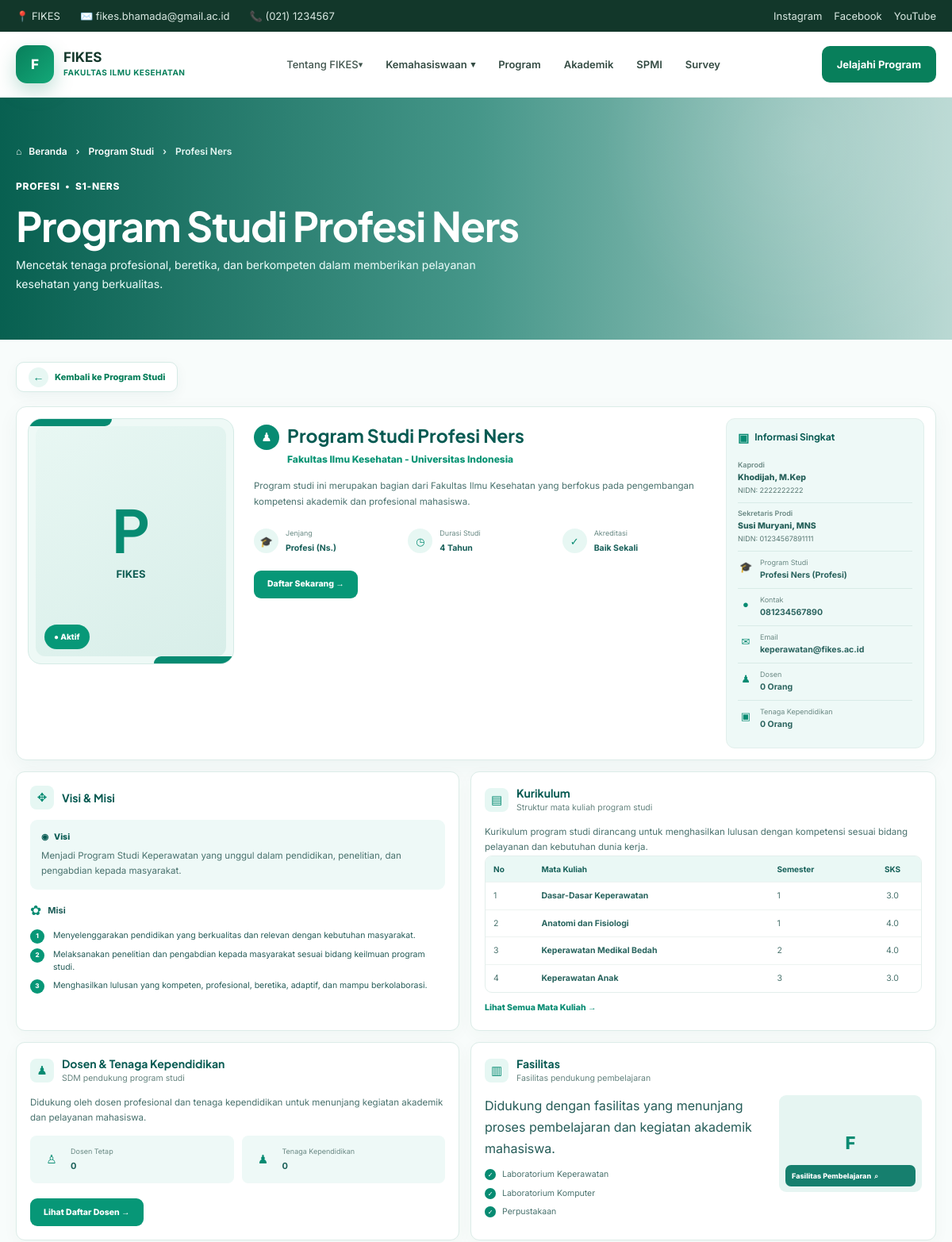
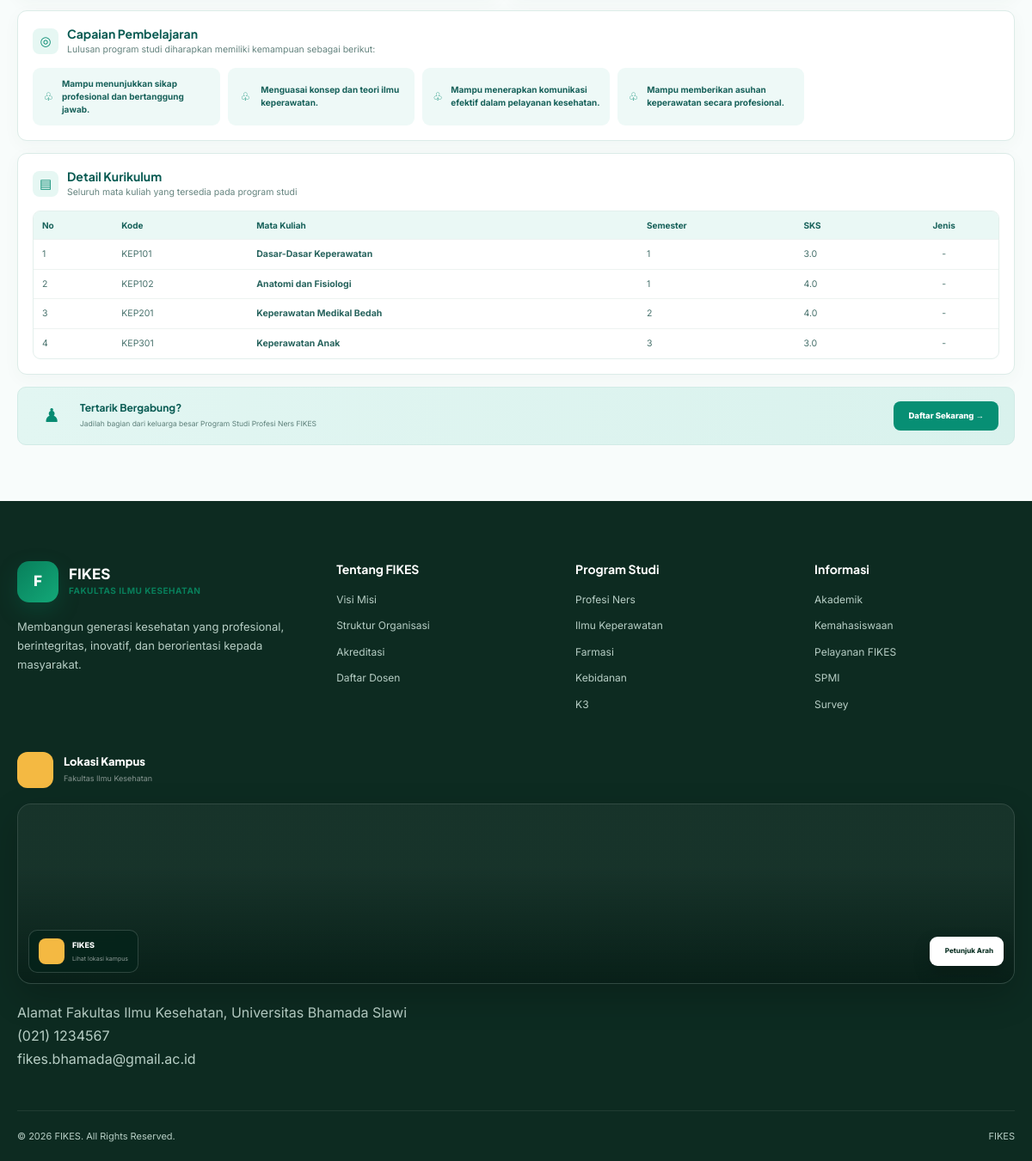
The page /program-studi/S1-NERS on the database its author committed (2 pictures, top to bottom).
### tables this page shows
CREATE TABLE `pengaturan` (
  `id` int(10) UNSIGNED NOT NULL,
  `nama_kampus` varchar(180) DEFAULT 'Fakultas Ilmu Kesehatan',
  `email` varchar(150) DEFAULT 'info@fikes.ac.id',
  `telepon` varchar(50) DEFAULT '(021) 1234567',
  `alamat` text DEFAULT NULL,
  `instagram` varchar(255) DEFAULT NULL,
  `facebook` varchar(255) DEFAULT NULL,
  `youtube` varchar(255) DEFAULT NULL,
  `maps_embed` text DEFAULT NULL
);

CREATE TABLE `program_studi` (
  `id` int(10) UNSIGNED NOT NULL,
  `kode_prodi` varchar(30) NOT NULL,
  `nama` varchar(150) NOT NULL,
  `jenjang` varchar(50) NOT NULL,
  `gelar` varchar(80) DEFAULT NULL,
  `kaprodi_nama` varchar(150) DEFAULT NULL,
  `kaprodi_nidn` varchar(50) DEFAULT NULL,
  `kaprodi_email` varchar(150) DEFAULT NULL,
  `deskripsi` text DEFAULT NULL,
  `foto` varchar(255) DEFAULT NULL,
  `visi` text DEFAULT NULL,
  `akreditasi` varchar(100) DEFAULT NULL,
  `nomor_akreditasi` varchar(150) DEFAULT NULL,
  `tanggal_akreditasi` date DEFAULT NULL,
  `sekretaris_nama` varchar(150) DEFAULT NULL,
  `sekretaris_nidn` varchar(50) DEFAULT NULL,
  `kontak_telepon` varchar(50) DEFAULT NULL,
  `kontak_email` varchar(150) DEFAULT NULL,
  `alamat` varchar(255) DEFAULT NULL,
  `durasi_studi` varchar(50) DEFAULT NULL,
  `sks_lulus` int(11) DEFAULT NULL,
  `jumlah_tenaga_kependidikan` int(11) DEFAULT 0,
  `gambar` varchar(255) DEFAULT NULL,
  `brosur` varchar(255) DEFAULT NULL,
  `status` enum('aktif','nonaktif') DEFAULT 'aktif',
  `created_at` timestamp NOT NULL DEFAULT current_timestamp()
);

CREATE TABLE `prodi_misi` (
  `id` int(11) NOT NULL,
  `prodi_id` int(11) NOT NULL,
  `nomor_urut` int(11) NOT NULL DEFAULT 1,
  `isi` text NOT NULL,
  `created_at` timestamp NOT NULL DEFAULT current_timestamp()
);

CREATE TABLE `prodi_kurikulum` (
  `id` int(11) NOT NULL,
  `prodi_id` int(11) NOT NULL,
  `kode_mk` varchar(30) DEFAULT NULL,
  `nama_mk` varchar(150) NOT NULL,
  `semester` varchar(30) DEFAULT NULL,
  `sks` decimal(4,1) DEFAULT 0.0,
  `jenis` varchar(50) DEFAULT NULL,
  `nomor_urut` int(11) NOT NULL DEFAULT 1,
  `created_at` timestamp NOT NULL DEFAULT current_timestamp()
);

CREATE TABLE `prodi_fasilitas` (
  `id` int(11) NOT NULL,
  `prodi_id` int(11) NOT NULL,
  `nama_fasilitas` varchar(150) NOT NULL,
  `deskripsi` text DEFAULT NULL,
  `gambar` varchar(255) DEFAULT NULL,
  `nomor_urut` int(11) NOT NULL DEFAULT 1,
  `created_at` timestamp NOT NULL DEFAULT current_timestamp()
);

CREATE TABLE `prodi_capaian_pembelajaran` (
  `id` int(11) NOT NULL,
  `prodi_id` int(11) NOT NULL,
  `kategori` varchar(100) NOT NULL,
  `isi` text NOT NULL,
  `nomor_urut` int(11) NOT NULL DEFAULT 1,
  `created_at` timestamp NOT NULL DEFAULT current_timestamp()
);

### page/program-studi/detail-prodi.php (the view, shortened to what the rows shown need)
<?php
require_once __DIR__ . '/../../admin/config/database.php';
if (!function_exists('e')) {
  function e($v)
  {
    return htmlspecialchars($v ?? '', ENT_QUOTES, 'UTF-8');
  }
}
$kode = trim($_GET['kode'] ?? '');
$q = $pdo->prepare("
    SELECT p.*,
           (SELECT COUNT(*) FROM dosen d WHERE d.program_studi = p.nama) AS jumlah_dosen
    FROM program_studi p
    WHERE p.kode_prodi = :kode
    LIMIT 1
");
$q->execute(['kode' => $kode]);
$prodi = $q->fetch();
$gelar = $prodi['gelar'] ?? '';
$telepon = $prodi['kontak_telepon'] ?? 'Belum tersedia';
$email = $prodi['kontak_email'] ?? 'Belum tersedia';
$akreditasi = $prodi['akreditasi'] ?? 'Belum tersedia';
$durasi = $prodi['durasi_studi'] ?? 'Belum tersedia';
$jumlah_tendik = $prodi['jumlah_tenaga_kependidikan'] ?? 0;
$fotoNama = !empty($prodi['foto']) ? $prodi['foto'] : (!empty($prodi['gambar']) ? $prodi['gambar'] : '');
$foto = $fotoNama !== ''
  ? '/fikes/admin/uploads/program-studi/' . rawurlencode(basename($fotoNama))
  : '';
function get_child_rows($pdo, $table, $prodi_id)
{
  try {
    $q = $pdo->prepare(
      "SELECT * FROM {$table}
             WHERE prodi_id = :prodi_id
             ORDER BY nomor_urut ASC, id ASC"
    );
    $q->execute(['prodi_id' => $prodi_id]);
    return $q->fetchAll();
  } catch (Throwable $e) {
    return [];
  }
}
$misi = get_child_rows($pdo, 'prodi_misi', $prodi['id']);
$cpl = get_child_rows($pdo, 'prodi_capaian_pembelajaran', $prodi['id']);
$kurikulum = get_child_rows($pdo, 'prodi_kurikulum', $prodi['id']);
$fasilitas = get_child_rows($pdo, 'prodi_fasilitas', $prodi['id']);
$initial = strtoupper(substr(trim($prodi['nama']), 0, 1));
?>
<!doctype html>
<html lang="id">
  <head>
    <link rel="stylesheet" href="/fikes/assets/css/style.css">
  </head>
  <body class="prodi-mockup">
    <?php require_once __DIR__ . '/../menu/topbar.php'; ?>
    <main>
      <section class="prodi-hero">
        <div class="container">
          <div class="prodi-breadcrumb">
            <a href="/fikes/">⌂ &nbsp; Beranda</a>
            <span>›</span>
            <a href="/fikes/program-studi">Program Studi</a>
            <span>›</span>
            <span><?= e($prodi['nama']) ?></span>
          </div>
          <div class="prodi-code"><?= e($prodi['jenjang']) ?> &nbsp;•&nbsp; <?= e($prodi['kode_prodi']) ?></div>
          <h1>Program Studi <?= e($prodi['nama']) ?></h1>
          <p>Mencetak tenaga profesional, beretika, dan berkompeten dalam memberikan pelayanan kesehatan yang
            berkualitas.</p>
        </div>
      </section>
      <section class="prodi-wrap">
        <div class="container">
          <div class="prodi-profile">
            <div class="prodi-photo-box">
              <?php if ($foto): ?>
              <img src="<?= e($foto) ?>" alt="<?= e($prodi['nama']) ?>">
              <?php else: ?>
              <div class="prodi-photo-placeholder">
                <b><?= e($initial) ?></b>
                <span>FIKES</span>
              </div>
              <?php endif; ?>
            </div>
            <div class="prodi-main">
              <div class="prodi-title-row">
                <div>
                  <h2>Program Studi <?= e($prodi['nama']) ?></h2>
                  <div class="prodi-subtitle">Fakultas Ilmu Kesehatan - Universitas Indonesia</div>
                </div>
              </div>
              <div class="prodi-facts">
                <div class="prodi-fact">
                  <div>
                    <small>Jenjang</small><strong><?= e($prodi['jenjang']) ?><?= $gelar ? ' (' . e($gelar) . ')' : '' ?></strong>
                  </div>
                </div>
                <div class="prodi-fact">
                  <div><small>Durasi Studi</small><strong><?= e($durasi) ?></strong></div>
                </div>
                <div class="prodi-fact">
                  <div><small>Akreditasi</small><strong><?= e($akreditasi) ?></strong></div>
                </div>
              </div>
            </div>
            <aside class="prodi-side">
              <div class="info-item">
                <span>Kaprodi</span>
                <strong>
                  <?= e($prodi['kaprodi_nama'] ?? '-') ?>
                </strong>
                <?php if (!empty($prodi['kaprodi_nidn'])): ?>
                <small>
                  NIDN: <?= e($prodi['kaprodi_nidn']) ?>
                </small>
                <?php endif; ?>
              </div>
              <div class="info-item">
                <span>Sekretaris Prodi</span>
                <strong>
                  <?= e($prodi['sekretaris_nama'] ?? '-') ?>
                </strong>
                <?php if (!empty($prodi['sekretaris_nidn'])): ?>
                <small>
                  NIDN: <?= e($prodi['sekretaris_nidn']) ?>
                </small>
                <?php endif; ?>
              </div>
              <div class="prodi-side-item">
                <div><small>Program Studi</small><strong><?= e($prodi['nama']) ?> (<?= e($prodi['jenjang']) ?>)</strong>
                </div>
              </div>
              <div class="prodi-side-item">
                <div><small>Kontak</small><strong><?= e($telepon) ?></strong></div>
              </div>
              <div class="prodi-side-item">
                <div><small>Email</small><strong><?= e($email) ?></strong></div>
              </div>
              <div class="prodi-side-item">
                <div><small>Tenaga Kependidikan</small><strong><?= (int)$jumlah_tendik ?> Orang</strong></div>
              </div>
            </aside>
          </div>
          <div class="prodi-grid">
            <section class="prodi-card">
              <div class="prodi-visi-box">
                <span class="prodi-label">◉ &nbsp; Visi</span>
                <p><?= !empty($prodi['visi']) ? nl2br(e($prodi['visi'])) : 'Visi program studi belum tersedia.' ?></p>
              </div>
              <?php if ($misi): ?>
              <div class="prodi-misi">
                <?php foreach ($misi as $i => $item): ?>
                <div class="prodi-misi-row">
                  <span class="prodi-misi-no"><?= $i + 1 ?></span>
                  <p><?= nl2br(e($item['isi'])) ?></p>
                </div>
                <?php endforeach; ?>
              </div>
              <?php else: ?>
              <div class="prodi-empty">Data misi belum tersedia.</div>
              <?php endif; ?>
            </section>
            <section class="prodi-card" id="kurikulum">
              <?php if ($kurikulum): ?>
              <div class="prodi-table-wrap">
                <table class="prodi-table">
                  <thead>
                    <tr>
                      <th>No</th>
                      <th>Mata Kuliah</th>
                      <th>Semester</th>
                      <th>SKS</th>
                    </tr>
                  </thead>
                  <tbody>
                    <?php foreach (array_slice($kurikulum, 0, 5) as $i => $item): ?>
                    <tr>
                      <td><?= $i + 1 ?></td>
                      <td><strong><?= e($item['nama_mk']) ?></strong></td>
                      <td><?= e($item['semester'] ?? '-') ?></td>
                      <td><?= e($item['sks'] ?? '-') ?></td>
                    </tr>
                    <?php endforeach; ?>
                  </tbody>
                </table>
              </div>
              <?php else: ?>
              <div class="prodi-empty">Data kurikulum belum tersedia.</div>
              <?php endif; ?>
            </section>
            <section class="prodi-card">
              <div class="prodi-person-grid">
                <div class="prodi-person">
                  <div><small>Tenaga Kependidikan</small><strong><?= (int)$jumlah_tendik ?></strong></div>
                </div>
              </div>
            </section>
            <section class="prodi-card">
              <div class="prodi-facility-wrap">
                <div>
                  <?php if ($fasilitas): ?>
                  <div class="prodi-list">
                    <?php foreach (array_slice($fasilitas, 0, 5) as $item): ?>
                    <div class="prodi-list-row"><span
                        class="prodi-check">✓</span><span><?= e($item['nama_fasilitas']) ?></span></div>
                    <?php endforeach; ?>
                  </div>
                  <?php else: ?>
                  <div class="prodi-empty" style="margin-top:10px;">Data fasilitas belum tersedia.</div>
                  <?php endif; ?>
                </div>
              </div>
            </section>
            <section class="prodi-card prodi-cpl-card">
              <?php if ($cpl): ?>
              <div class="prodi-cpl-grid">
                <?php foreach (array_slice($cpl, 0, 5) as $item): ?>
                <div class="prodi-cpl">
                  <div class="ico">♧</div><strong><?= e($item['isi']) ?></strong>
                </div>
                <?php endforeach; ?>
              </div>
              <?php else: ?>
              <div class="prodi-empty">Data capaian pembelajaran belum tersedia.</div>
              <?php endif; ?>
            </section>
          </div>
          <section class="prodi-card" id="detail-kurikulum" style="margin-top:14px;">
            <?php if ($kurikulum): ?>
            <div class="prodi-table-wrap">
              <table class="prodi-table">
                <thead>
                  <tr>
                    <th>No</th>
                    <th>Kode</th>
                    <th>Mata Kuliah</th>
                    <th>Semester</th>
                    <th>SKS</th>
                    <th>Jenis</th>
                  </tr>
                </thead>
                <tbody>
                  <?php foreach ($kurikulum as $i => $item): ?>
                  <tr>
                    <td><?= $i + 1 ?></td>
                    <td><?= e($item['kode_mk'] ?? '-') ?></td>
                    <td><strong><?= e($item['nama_mk']) ?></strong></td>
                    <td><?= e($item['semester'] ?? '-') ?></td>
                    <td><?= e($item['sks'] ?? '-') ?></td>
                    <td><?= e($item['jenis'] ?? '-') ?></td>
                  </tr>
                  <?php endforeach; ?>
                </tbody>
              </table>
            </div>
            <?php else: ?>
            <div class="prodi-empty">Data kurikulum belum tersedia.</div>
            <?php endif; ?>
          </section>
          <div class="prodi-cta">
            <div class="prodi-cta-left">
              <div>
                <h3>Tertarik Bergabung?</h3>
                <p>Jadilah bagian dari keluarga besar Program Studi <?= e($prodi['nama']) ?> FIKES</p>
              </div>
            </div>
          </div>
        </div>
      </section>
    </main>
    <?php require_once __DIR__ . '/../menu/footer.php'; ?>
  </body>
</html>

### page/menu/topbar.php (shortened to what the rows shown need)
<?php
require_once __DIR__ . '/../includes/site-settings.php';
$site = fikes_site_settings($pdo);
$siteName = fikes_setting_value($site, ['nama_website', 'site_name', 'website_name', 'nama', 'title'], 'FIKES');
$siteEmail = fikes_setting_value($site, ['email', 'email_website', 'email_kampus', 'email_fikes'], 'info@fikes.ac.id');
$sitePhone = fikes_setting_value($site, ['telepon', 'no_telepon', 'nomor_telepon', 'phone', 'telephone', 'telp'], '(021)
1234567');
?>
<div class="topbar">
  <div class="container topbar-inner">
    <div class="topbar-info">
      <span>📍 <?= e($siteName) ?></span>
      <span>✉️ <?= e($siteEmail) ?></span>
      <span>📞 <?= e($sitePhone) ?></span>
    </div>
  </div>
</div>

### page/menu/footer.php (shortened to what the rows shown need)
<?php
require_once __DIR__ . '/../includes/site-settings.php';
$site = fikes_site_settings($pdo);
$siteEmail = fikes_setting_value($site, ['email', 'email_website', 'email_kampus', 'email_fikes'], 'info@fikes.ac.id');
$sitePhone = fikes_setting_value($site, ['telepon', 'no_telepon', 'nomor_telepon', 'phone', 'telephone', 'telp'], '(021) 1234567');
$siteAddress = fikes_setting_value($site, ['alamat', 'alamat_kampus', 'alamat_website', 'address'], 'Alamat Fakultas Ilmu Kesehatan');
?>
<footer>
  <div class="container footer-main">
    <div class="footer-location">
      <div class="footer-contact location-contact">
        <span><?= nl2br(e($siteAddress)) ?></span>
      </div>
      <div class="footer-contact">
        <span><?= e($sitePhone) ?></span>
      </div>
      <div class="footer-contact">
        <span><?= e($siteEmail) ?></span>
      </div>
    </div>
  </div>
</footer>

### rows shown on the page
pengaturan: email "fikes.bhamada@gmail.ac.id", telepon "(021) 1234567", alamat "Alamat Fakultas Ilmu Kesehatan, Universitas Bhamada Slawi"
program_studi: nama "Profesi Ners", jenjang "PROFESI", kode_prodi "S1-NERS", nama "P", jenjang "Profesi", gelar "Ns.", durasi_studi "4 Tahun", akreditasi "Baik Sekali", kaprodi_nama "Khodijah, M.Kep", kaprodi_nidn "2222222222", sekretaris_nama "Susi Muryani, MNS", sekretaris_nidn "01234567891111", kontak_telepon "081234567890", kontak_email "keperawatan@fikes.ac.id", jumlah_tenaga_kependidikan "0", visi "Menjadi Program Studi Keperawatan yang unggul dalam pendidikan, penelitian, dan pengabdian kepada masyarakat."
prodi_misi: isi "Menyelenggarakan pendidikan yang berkualitas dan relevan dengan kebutuhan masyarakat."
prodi_misi: isi "Melaksanakan penelitian dan pengabdian kepada masyarakat sesuai bidang keilmuan program studi."
prodi_misi: isi "Menghasilkan lulusan yang kompeten, profesional, beretika, adaptif, dan mampu berkolaborasi."
prodi_kurikulum: nama_mk "Dasar-Dasar Keperawatan", semester "1", sks "3.0", kode_mk "KEP101", jenis "-"
prodi_kurikulum: nama_mk "Anatomi dan Fisiologi", semester "1", sks "4.0", kode_mk "KEP102", jenis "-"
prodi_kurikulum: nama_mk "Keperawatan Medikal Bedah", semester "2", sks "4.0", kode_mk "KEP201", jenis "-"
prodi_kurikulum: nama_mk "Keperawatan Anak", semester "3", sks "3.0", kode_mk "KEP301", jenis "-"
prodi_fasilitas: nama_fasilitas "Laboratorium Keperawatan"
prodi_fasilitas: nama_fasilitas "Laboratorium Komputer"
prodi_fasilitas: nama_fasilitas "Perpustakaan"
prodi_capaian_pembelajaran: isi "Mampu menunjukkan sikap profesional dan bertanggung jawab."
prodi_capaian_pembelajaran: isi "Menguasai konsep dan teori ilmu keperawatan."
prodi_capaian_pembelajaran: isi "Mampu menerapkan komunikasi efektif dalam pelayanan kesehatan."
prodi_capaian_pembelajaran: isi "Mampu memberikan asuhan keperawatan secara profesional."

### other values the page prints
$siteName "FIKES"
$prodi['jumlah_dosen'] "0"
$facilityCaption "Fasilitas Pembelajaran"
$siteCopyright "© 2026 FIKES. All Rights Reserved."
